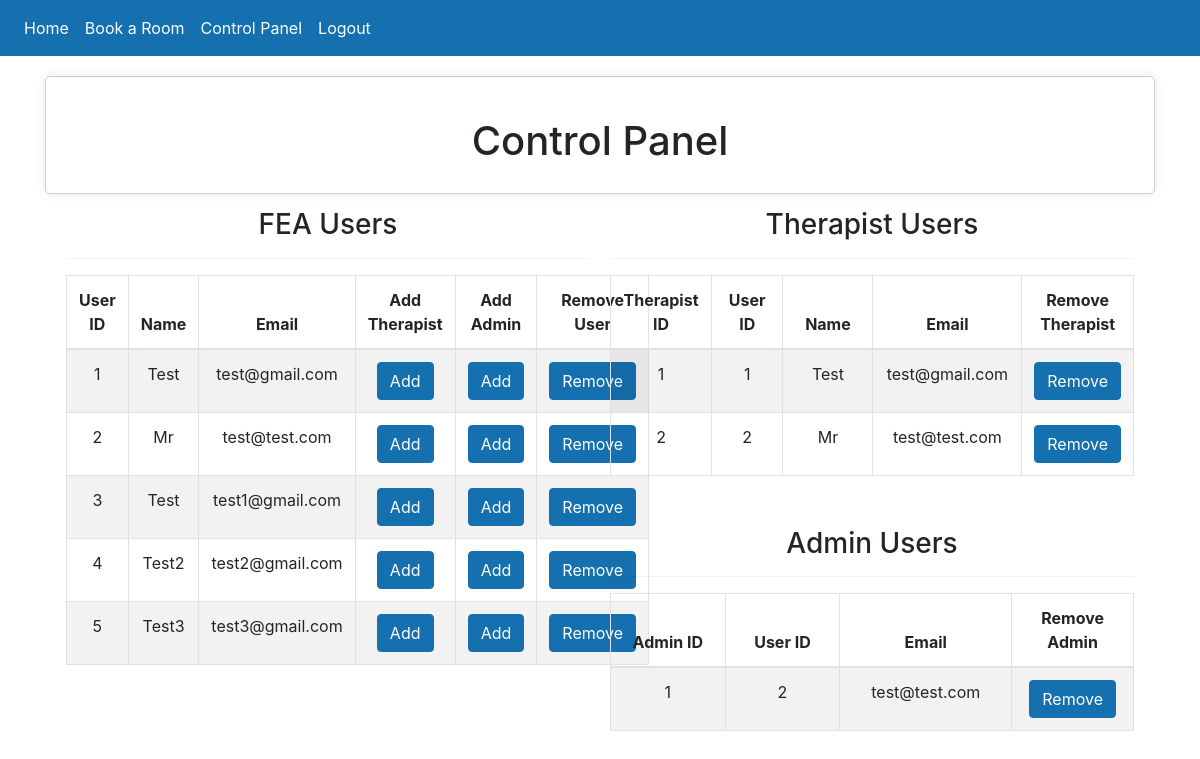
The app's page /control_panel (signed in), older data.
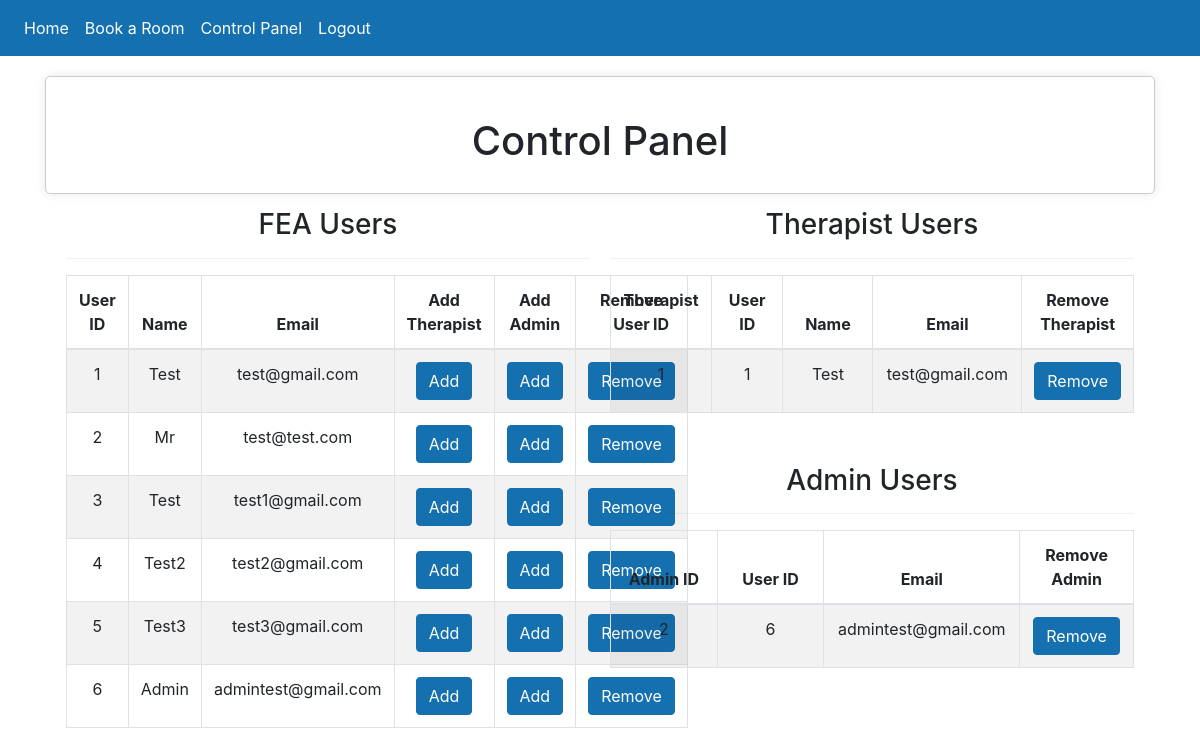
The same page, newer data.
### website/models.py (models this page shows)
class User(db.Model, UserMixin):
    id = db.Column(db.Integer, primary_key=True)
    email = db.Column(db.String(150), unique=True)
    password = db.Column(db.String(150))
    first_name = db.Column(db.String(150))
    notes = db.relationship('Note')

class Therapist(db.Model, UserMixin):
    therapist_id = db.Column(db.Integer, primary_key=True)
    user_id = db.Column(db.Integer, db.ForeignKey('user.id'))
    email = db.Column(db.String(150), db.ForeignKey('user.email'))
    first_name = db.Column(db.String(150), db.ForeignKey('user.first_name'))

class Admin(db.Model, UserMixin):
    admin_id = db.Column(db.Integer, primary_key=True)
    user_id = db.Column(db.Integer, db.ForeignKey('user.id'))
    email = db.Column(db.String(150), db.ForeignKey('user.email'))

### website/views.py (the view)
@views.route('/control_panel', methods=['GET', 'POST'])
@login_required
def control_panel():
    user1 = User.query.all()
    therapist1 = Therapist.query.all()
    admin = Admin.query.all()
    return render_template('control_panel.html', user=current_user, user1=user1, therapist1=therapist1, admin=admin)

### website/__init__.py (called while the page is built)
def create_app():
    app = Flask(__name__)
    app.config['SECRET_KEY'] = 'Team2 Stockton University'
    app.config['SQLALCHEMY_DATABASE_URI'] = f'sqlite:///{DB_NAME}'
    db.init_app(app)
    from .views import views
    from .auth import auth
    app.register_blueprint(views, url_prefix='/')
    app.register_blueprint(auth, url_prefix='/')
    from .models import User, Note, Therapist, Admin
    create_database(app)
    login_manager = LoginManager()
    login_manager.login_view = 'auth.login'  #Flask will redirect to auth.login if the user is not logged in.
    login_manager.init_app(app) #allows login_manager to use the app
    @login_manager.user_loader #Will look for PK and check if id = user_id in the database.
    def load_user(user_id):
        return User.query.get(int(user_id))
    return app

### website/templates/control_panel.html (shortened to what this page needs)
{% extends "base.html" %}
{% block content %}
<div class="center-box" style="max-width: 2400px; margin: 20px auto; z-index: -1;">
    <h1 align="center" style="margin-top: 20px;">Control Panel</h1>
        <div class="section" style="float: left; width: 50%; padding-right: 10px; margin-top: 35px;">
            <div class="table-box">
                <h3>FEA Users</h3>
                <hr style="opacity: 0.5;">
                <div class="table-container">
                    <table class="table table-striped table-bordered">
                        <thead>
                            <tr>
                                <th style="width: 20%;">User ID</th>
                                <th style="width: 30%;">Name</th>
                                <th style="width: 30%;">Email</th>
                                <th style="width: 20%;">Add Therapist</th>
                                <th style="width: 20%;">Add Admin</th>
                                <th style="width: 30%;">Remove User</th>
                            </tr>
                        </thead>
                        <tbody>
                            {% for user in user1 %}
                                <tr>
                                    <td style="width: 20%;">{{ user.id }}</td>
                                    <td style="width: 30%;">{{ user.first_name }}</td>
                                    <td style="width: 30%;">{{ user.email }}</td>
                                    <td>
                                        <form action="/add-therapist" method ='POST'>
                                            <button type="submit" class="btn btn-primary">Add</button>
                                        </form>
                                    </td>
                                    <td>
                                        <form action="/add-admin" method ='POST'>
                                        <button type="submit" class="btn btn-primary">Add</button>
                                        </form>
                                    </td>
                                    <td>
                                        <form action="/delete_user" method ='POST'>
                                        <button type="submit" class="btn btn-primary">Remove</button>
                                        </form>
                                    </td>
                                </tr>
                            {% endfor %}
                        </tbody>
                    </table>
                </div>
            </div>
        </div>
        <div class="section" style="float: left; width: 50%; padding-left: 10px; margin-top: 35px;">
            <div class="table-box">
                <h3>Therapist Users</h3>
                <hr style="opacity: 0.5;">
                <div class="table-container">
                    <table class="table table-striped table-bordered">
                        <thead>
                            <tr>
                                <th style="width: 20%;">Therapist ID</th>
                                <th style="width: 20%;">User ID</th>
                                <th style="width: 30%;">Name</th>
                                <th style="width: 30%;">Email</th>
                                <th style="width: 20%;">Remove Therapist</th>
                            </tr>
                        </thead>
                        <tbody>
                            {% for therapist in therapist1 %}
                                <tr>
                                    <td style="width: 20%;">{{ therapist.therapist_id }}</td>
                                    <td style="width: 20%;">{{ therapist.user_id }}</td>
                                    <td style="width: 30%;">{{ therapist.first_name }}</td>
                                    <td style="width: 30%;">{{ therapist.email }}</td>
                                    <td>
                                        <form action="/delete_therapist" method ='POST'>
                                            <button type="submit" class="btn btn-primary">Remove</button>
                                        </form>
                                    </td>
                                </tr>
                            {% endfor %}
                        </tbody>
                    </table>
                </div>
            </div>
        </div>
        <div class="section" style="float: left; width: 50%; padding-left: 10px; margin-top: 35px;">
            <div class="table-box">
                <h3>Admin Users</h3>
                <hr style="opacity: 0.5;">
                <div class="table-container">
                    <table class="table table-striped table-bordered">
                        <thead>
                        <tr>
                            <th style="width: 20%;">Admin ID</th>
                            <th style="width: 20%;">User ID</th>
                            <th style="width: 30%;">Email</th>
                            <th style="width: 20%;">Remove Admin</th>
                        </tr>
                        </thead>
                        <tbody>
                        {% for admin in admin %}
                        <tr>
                            <td style="width: 20%;">{{ admin.admin_id }}</td>
                            <td style="width: 20%;">{{ admin.user_id }}</td>
                            <td style="width: 30%;">{{ admin.email }}</td>
                            <td>
                                <form action="/delete_admin" method ='POST'>
                                    <button type="submit" class="btn btn-primary">Remove</button>
                                </form>
                            </td>
                        </tr>
                        {% endfor %}
                        </tbody>
                    </table>
                </div>
            </div>
        </div>
    </div>
</div>
{% endblock %}

### website/templates/base.html (shortened to what this page needs)
<!DOCTYPE html>
<html>
    <head>
        <link
        rel="stylesheet"
        href="https://stackpath.bootstrapcdn.com/bootstrap/4.4.1/css/bootstrap.min.css"
        />
        <link
        rel="stylesheet"
        href="https://stackpath.bootstrapcdn.com/font-awesome/4.7.0/css/font-awesome.min.css"
        />
        <link
        rel="stylesheet"
        href="../static/style.css"
        />
    </head>
    <body>
      <nav class="navbar navbar-expand-lg navbar-dark bg-dark">
          <div class="collapse navbar-collapse" id="navbar">
            <div class="navbar-nav">
              {% if user.is_authenticated %}
              <a class="nav-item nav-link" id="home" href="/">Home</a>
              <a class="nav-item nav-link" id="book" href="/book">Book a Room</a>
              <a class="nav-item nav-link" id="control_panel" href="/control_panel">Control Panel</a>
              <a class="nav-item nav-link" id="logout" href="/logout">Logout</a>
                {% else %}
              <a class="nav-item nav-link" id="login" href="/login">Login</a>
              <a class="nav-item nav-link" id="Register" href="/register">Register</a>
              {% endif %}
            </div>
          </div>
        </nav>
        <div class="container">{% block content %} {% endblock %}</div>
    </body>
</body>
</html>
</html>

### website/static/style.css (style rules this page uses)
.btn-primary { color: #fff; background-color: #1470af; border-color: #1470af; }
.bg-dark { background-color: #1470af!important; }
.navbar-dark .navbar-nav .nav-link { color: #ffffff; }
body { margin-bottom: 100px; }
.center-box { max-width: 400px; margin: 20px auto; text-align: center; padding: 20px; border: 1px solid #ccc; border-radius: 5px; background-color: #fff; box-shadow: 0 0 10px rgba(0, 0, 0, 0.1); }

Row changes from the older to the newer data that the page shows:
removed Therapist: therapist_id "2", user_id "2", first_name "Mr", email "test@test.com"
removed Admin: admin_id "1", user_id "2", email "test@test.com"
added User: id "6", first_name "Admin", email "admintest@gmail.com"
added Admin: admin_id "2", user_id "6", email "admintest@gmail.com"
